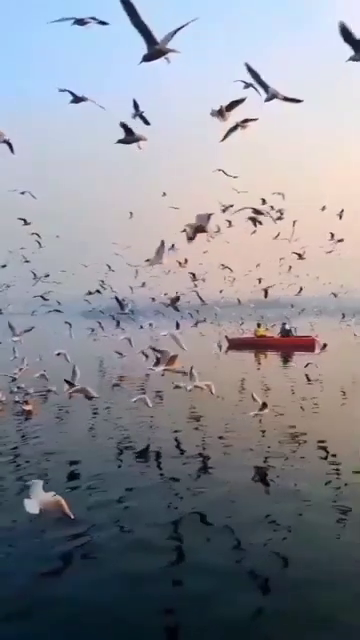
#> input picture frame 38 of webcam.mp4, 360 x 640 px
$ python drone.py
#> lines starting #> are read from the running program, lines starting #| are printed output that depends on the picture; after the words box and inside, x2 and y2 are one past the last pixel; in counts of white or black regions, pixels touching at a corner belong together
import cv2
import numpy as np

INPUT_VIDEO = "webcam.mp4"
OUTPUT_VIDEO = "output_annotated.avi"
SAVE_OUTPUT = True

cap = cv2.VideoCapture(INPUT_VIDEO)
if not cap.isOpened():
    print("Error: Could not open input video.")
    exit()

frame_width = int(cap.get(cv2.CAP_PROP_FRAME_WIDTH))
frame_height = int(cap.get(cv2.CAP_PROP_FRAME_HEIGHT))
fps = cap.get(cv2.CAP_PROP_FPS)

if SAVE_OUTPUT:
    fourcc = cv2.VideoWriter_fourcc(*'XVID')
    out = cv2.VideoWriter(OUTPUT_VIDEO, fourcc, fps, (frame_width, frame_height))

while True:
    ret, frame = cap.read()
#> frame is the input picture: shape (640, 360, 3); mean B, G, R 148.6, 140.3, 138
    if not ret:
        break

    hsv = cv2.cvtColor(frame, cv2.COLOR_BGR2HSV)
#> hsv: shape (640, 360, 3); mean H, S, V 88.1, 57, 155.9
    lower_red1 = np.array([0, 120, 70])
    upper_red1 = np.array([10, 255, 255])
    lower_red2 = np.array([170, 120, 70])
    upper_red2 = np.array([180, 255, 255])
    mask1 = cv2.inRange(hsv, lower_red1, upper_red1)
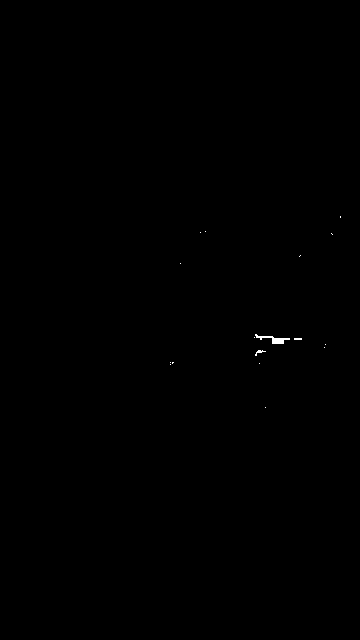
#> mask1: shape (640, 360); 0.08% white; 17 white regions (15 under 20 px), largest, box (x1, y1, x2, y2) and area: (255, 334, 290, 344) 128, (255, 350, 266, 356) 24
    mask2 = cv2.inRange(hsv, lower_red2, upper_red2)
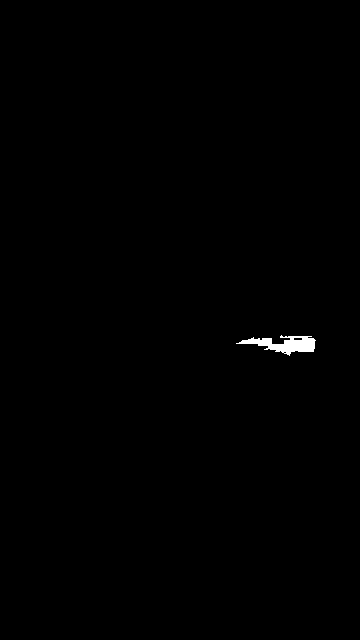
#> mask2: shape (640, 360); 0.34% white; 1 white region, box (x1, y1, x2, y2) and area: (236, 335, 316, 356) 780
    mask = mask1 + mask2
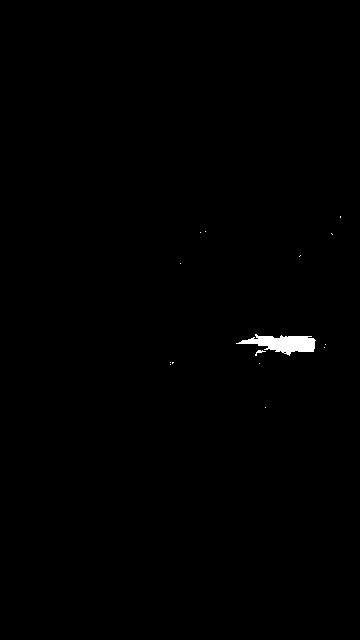
#> mask: shape (640, 360); 0.42% white; 15 white regions (13 under 20 px)

    contours, _ = cv2.findContours(mask, cv2.RETR_EXTERNAL, cv2.CHAIN_APPROX_SIMPLE)
#> contours = 15 contours, 14 with area under 20; largest, box (x1, y1, x2, y2) and area: (236, 334, 316, 356) 826

    decision = "Searching..."

    if contours:
        largest = max(contours, key=cv2.contourArea)
#> largest = contour of 79 points, box (x1, y1, x2, y2) (236, 334, 316, 356), area 826
        area = cv2.contourArea(largest)
#> area = 826
        if area > 500:
            x, y, w, h = cv2.boundingRect(largest)
#> x = 236; y = 334; w = 80; h = 22
            cx = x + w // 2
#> cx = 276
            cy = y + h // 2
#> cy = 345
            frame_center = frame.shape[1] // 2
#> frame_center = 180

            cv2.rectangle(frame, (x, y), (x + w, y + h), (0, 255, 0), 2)

            if cx < frame_center - 50:
                decision = "Turning LEFT"
            elif cx > frame_center + 50:
                decision = "Turning RIGHT"
            else:
                decision = "Target CENTERED"

            if area > 10000:
                decision = "Landing - Target Close"

    print(decision)
    cv2.putText(frame, f"Action: {decision}", (10, 30),
                cv2.FONT_HERSHEY_SIMPLEX, 1, (0, 255, 255), 2)
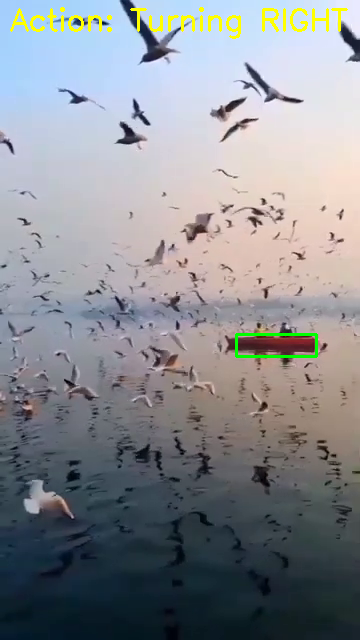
#> frame: shape (640, 360, 3); mean B, G, R 146, 141.1, 138.3

    cv2.imshow("Autonomous Drone Vision", frame)

    if SAVE_OUTPUT:
        out.write(frame)

    if cv2.waitKey(1) & 0xFF == ord('q'):
#> (key q is pressed here)
        break

cap.release()
if SAVE_OUTPUT:
    out.release()
cv2.destroyAllWindows()
